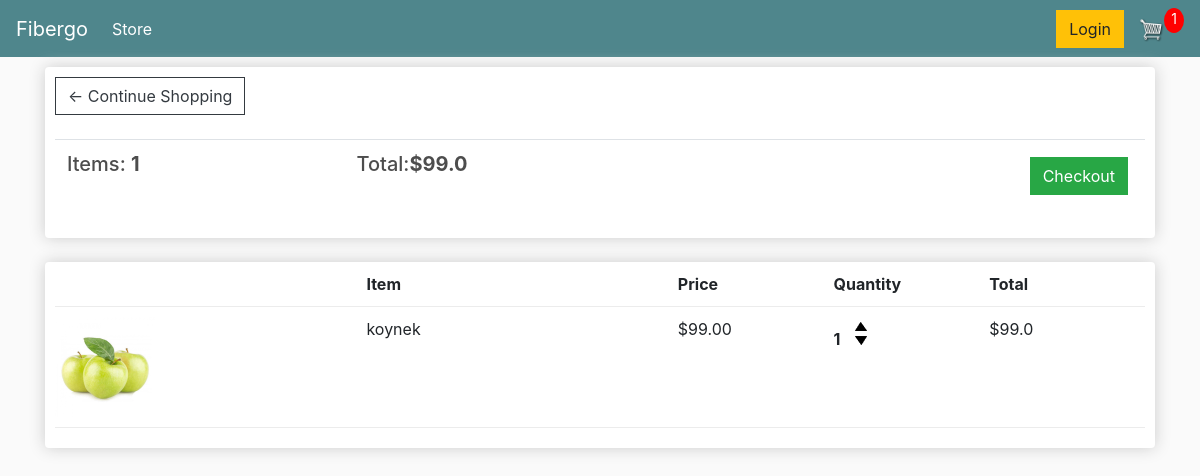
The page /cart/ (signed in) on the database as committed earlier.
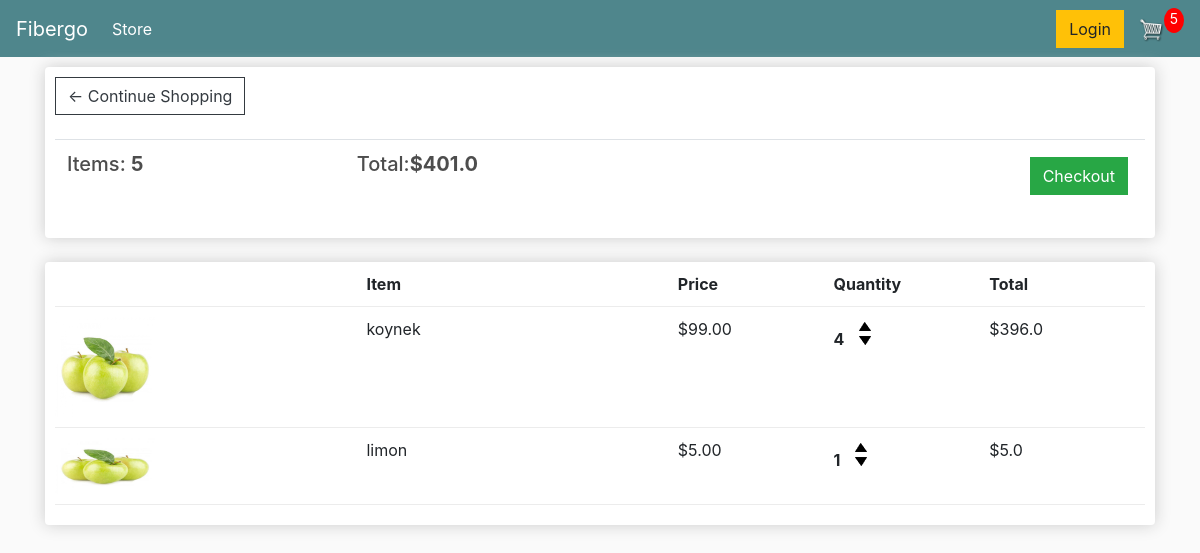
The same page on the database as committed later.
### store/models.py (models this page shows, shortened)
class Order(models.Model):
    customer = models.ForeignKey(Customer, on_delete=models.SET_NULL, null=True, blank=True)
    date_ordered = models.DateTimeField(auto_now_add=True)
    complete = models.BooleanField(default=False)
    transaction_id = models.CharField(max_length=100, null=True)
    @property
    def get_cart_total(self):
        orderitems = self.orderitem_set.all()
        total = sum([item.get_total for item in orderitems])
        return total
    @property
    def get_cart_items(self):
        orderitems = self.orderitem_set.all()
        total = sum([item.quantity for item in orderitems])
        return total

class OrderItem(models.Model):
    product = models.ForeignKey(Product, on_delete=models.SET_NULL, blank=True, null=True)
    order = models.ForeignKey(Order, on_delete=models.SET_NULL, blank=True, null=True)
    quantity = models.IntegerField(default=0, blank=True, null=True)
    date_added = models.DateTimeField(auto_now_add=True)
    @property
    def get_total(self):
        total = self.product.price * self.quantity
        return total

class Product(models.Model):
    name = models.CharField(max_length=200)
    price = models.FloatField()
    image = models.ImageField(null=True, blank=True)
    @property
    def imageURL(self):
        try:
            url = self.image.url
        except:
            url = ''
        return url

### store/views.py (the view)
# urls.py: path('cart/', views.cart, name='cart'),
def cart(request):
    if request.user.is_authenticated:
        customer = request.user.customer
        order, created = Order.objects.get_or_create(customer=customer, complete=False)
        items = order.orderitem_set.all()
        cartItems = order.get_cart_items
    else:
        items = []
        order = {'get_cart_total': 0, 'get_cart_items':0, 'shipping':False}
        cartItems = order['get_cart_items']
    context = {'items': items, 'order': order, 'cartItems':cartItems}
    return render(request, 'store/cart.html', context)

### store/templates/store/cart.html
{% extends 'store/main.html' %}
{% load static %}
{% block content %}
	<div class="row">
		<div class="col-lg-12">
			<div class="box-element">
				<a class="btn btn-outline-dark" href="{% url 'store' %}">&#x2190; Continue Shopping</a>
				<br>
				<br>
				<table class="table">
					<tr>
						<th><h5>Items: <strong>{{order.get_cart_items}}</strong></h5></th>
						<th><h5>Total:<strong>${{order.get_cart_total}}</strong></h5></th>
						<th>
							<a style="float:right; margin:5px;" class="btn btn-success" href="{% url 'checkout' %}">Checkout</a>
						</th>
					</tr>
				</table>
			</div>
			<br>
			<div class="box-element">
				<div class="cart-row">
					<div style="flex:2"></div>
					<div style="flex:2"><strong>Item</strong></div>
					<div style="flex:1"><strong>Price</strong></div>
					<div style="flex:1"><strong>Quantity</strong></div>
					<div style="flex:1"><strong>Total</strong></div>
				</div>
				{% for item in items %}
				<div class="cart-row">
					<div style="flex:2"><img class="row-image" src="{{item.product.imageURL}}"></div>
					<div style="flex:2"><p>{{item.product.name}}</p></div>
					<div style="flex:1"><p>${{item.product.price|floatformat:2}}</p></div>
					<div style="flex:1">
						<p class="quantity">{{item.quantity}}</p>
						<div class="quantity">
							<img data-product={{item.product.id}} data-action="add" class="chg-quantity update-cart" src="{% static 'images/arrow-up.png' %}">
							<img data-product={{item.product.id}} data-action="remove" class="chg-quantity update-cart" src="{% static 'images/arrow-down.png' %}">
						</div>
					</div>
					<div style="flex:1">${{item.get_total}}</div>
				</div>
				{% endfor %}
			</div>
		</div>
	</div>
{% endblock content %}

### store/templates/store/main.html (shortened to what this page needs)
<!DOCTYPE html>
{% load static %}
<html>
<head>
    <link rel="stylesheet" href="https://stackpath.bootstrapcdn.com/bootstrap/4.4.1/css/bootstrap.min.css">
    <link rel="stylesheet" type="text/css" href="{% static 'css/main.css' %}">
</head>
<body>
    <nav class="navbar navbar-expand-lg navbar-dark bg-dark">
        <a class="navbar-brand" href="{% url 'store' %}">Fibergo</a>
        <div class="collapse navbar-collapse" id="navbarSupportedContent">
            <ul class="navbar-nav mr-auto">
                <li class="nav-item active">
                    <a class="nav-link" href="{% url 'store' %}">Store <span class="sr-only">(current)</span></a>
                </li>
            </ul>
            <div class="form-inline my-2 my-lg-0">
                <a href="#" class="btn btn-warning">Login</a>
                <a href="{% url 'cart' %}">
                    <img id="cart-icon" src="{% static 'images/cart.png' %}">
                </a>
                <p id="cart-total">{{cartItems}}</p>
            </div>
        </div>
    </nav>
    <div class="container">
        {% block content %}
        {% endblock %}
    </div>
</body>
</html>

### static/css/main.css (style rules this page uses)
body { background-color: hsl(0, 0%, 98%); }
h1,h2,h3,h4,h5,h6 { color:hsl(0, 0%, 30%); }
.box-element { box-shadow:hsl(0, 0%, 80%) 0 0 16px; background-color: #fff; border-radius: 4px; padding: 10px; }
.bg-dark { background-color: #4f868c!important; }
#cart-icon { width:25px; display: inline-block; margin-left: 15px; }
#cart-total { display: block; text-align: center; color:#fff; background-color: red; width: 20px; height: 25px; border-radius: 50%; font-size: 14px; }
.col-lg-4, .col-lg-6, .col-lg-8, .col-lg-12 { margin-top: 10px; }
.btn { border-radius: 0; }
.row-image { width: 100px; }
.cart-row { display: flex; align-items: flex-stretch; padding-bottom: 10px; margin-bottom: 10px; border-bottom: 1px solid #ececec; }
.quantity { display: inline-block; font-weight: 700; padding-right:10px; }
.chg-quantity { width: 12px; cursor: pointer; display: block; margin-top: 5px; transition:.1s; }

Rows that differ between the two databases and show on the page:
changed through a linked row, Order: get_cart_items "1" → "5"; get_cart_total "99.0" → "401.0"
changed OrderItem "koynek": quantity "1" → "4"; get_total "99.0" → "396.0"
added OrderItem: product.imageURL (picture), product.name "limon", product.price "5.00", quantity "1", get_total "5.0"
Other text that changed with them:
{{ cartItems }}: "1" → "5"
